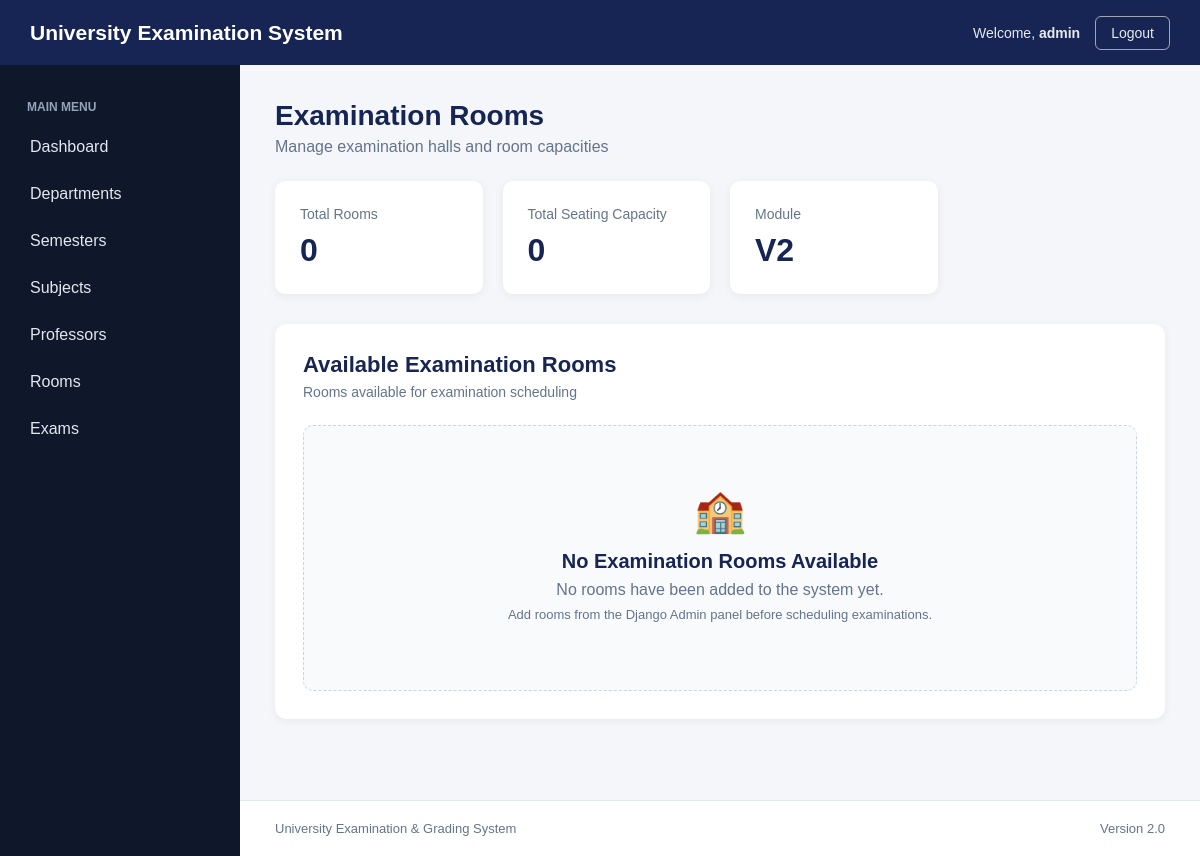
The app's page /rooms/ (signed in), older data.
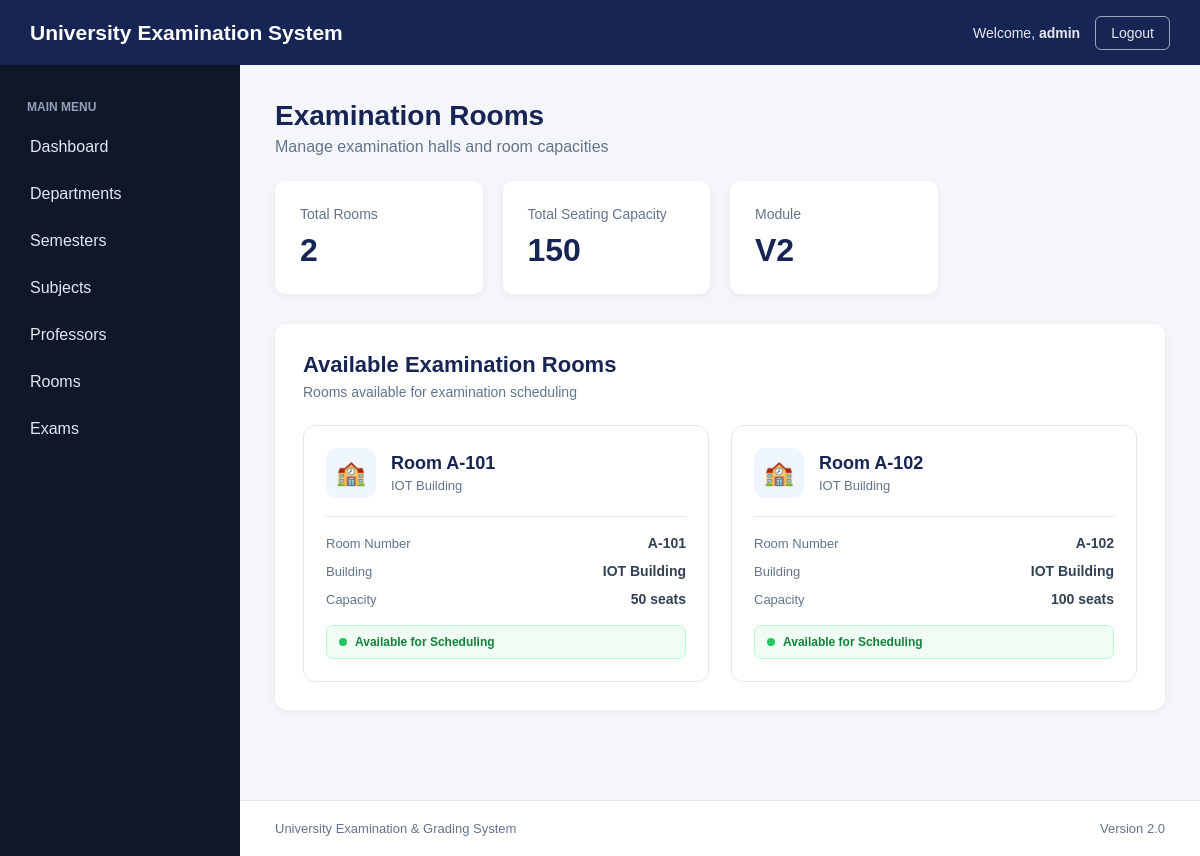
The same page, newer data.
### academics/models.py (models this page shows, shortened)
class Room(models.Model):
    room_number = models.CharField(
        max_length=20,
        unique=True
    )
    building = models.CharField(
        max_length=100
    )
    capacity = models.PositiveIntegerField()

### academics/views.py (the view)
@login_required
def rooms(request):
    rooms = Room.objects.all().order_by(
        "building",
        "room_number"
    )
    total_capacity = sum(
        room.capacity
        for room in rooms
    )
    return render(
        request,
        "academics/rooms.html",
        {
            "rooms": rooms,
            "total_capacity": total_capacity
        }
    )

### academics/templates/academics/rooms.html (shortened to what this page needs)
{% extends "academics/base.html" %}
{% block content %}
<div class="page-header">
    <div>
        <h1 class="page-title">
            Examination Rooms
        </h1>
        <p class="page-description">
            Manage examination halls and room capacities
        </p>
    </div>
</div>
<div class="dashboard-grid">
    <div class="dashboard-card">
        <div class="card-title">
            Total Rooms
        </div>
        <div class="card-number">
            {{ rooms|length }}
        </div>
    </div>
    <div class="dashboard-card">
        <div class="card-title">
            Total Seating Capacity
        </div>
        <div class="card-number">
            {{ total_capacity }}
        </div>
    </div>
    <div class="dashboard-card">
        <div class="card-title">
            Module
        </div>
        <div class="card-number">
            V2
        </div>
    </div>
</div>
<div class="content-card">
    <div class="section-header">
        <div>
            <h2>
                Available Examination Rooms
            </h2>
            <p>
                Rooms available for examination scheduling
            </p>
        </div>
    </div>
    {% if rooms %}
        <div class="room-grid">
            {% for room in rooms %}
                <div class="room-card">
                    <div class="room-card-header">
                        <div class="room-icon">
                            🏫
                        </div>
                        <div>
                            <h3>
                                Room {{ room.room_number }}
                            </h3>
                            <p>
                                {{ room.building }}
                            </p>
                        </div>
                    </div>
                    <div class="room-details">
                        <div class="room-detail">
                            <span class="detail-label">
                                Room Number
                            </span>
                            <span class="detail-value">
                                {{ room.room_number }}
                            </span>
                        </div>
                        <div class="room-detail">
                            <span class="detail-label">
                                Building
                            </span>
                            <span class="detail-value">
                                {{ room.building }}
                            </span>
                        </div>
                        <div class="room-detail">
                            <span class="detail-label">
                                Capacity
                            </span>
                            <span class="detail-value">
                                {{ room.capacity }} seats
                            </span>
                        </div>
                    </div>
                    <div class="capacity-status">
                        <span class="status-dot"></span>
                        Available for Scheduling
                    </div>
                </div>
            {% endfor %}
        </div>
    {% else %}
        <div class="empty-state">
            <div class="empty-icon">
                🏫
            </div>
            <h2>
                No Examination Rooms Available
            </h2>
            <p>
                No rooms have been added to the system yet.
            </p>
            <p class="empty-help">
                Add rooms from the Django Admin panel
                before scheduling examinations.
            </p>
        </div>
    {% endif %}
</div>
{% endblock %}

Row changes from the older to the newer data that the page shows:
added Room: room_number "A-101", building "IOT Building", capacity "50"
added Room: room_number "A-102", building "IOT Building", capacity "100"
Text that changed along with them:
{{ rooms|length }}: "0" → "2"
{{ total_capacity }}: "0" → "150"
text no longer shown: "🏫 No Examination Rooms Available No rooms have been added to the system yet. Add rooms from the Django Admin panel before scheduling examinations."
